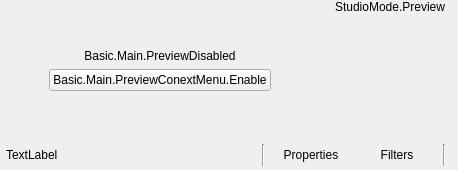
  <widget class="QWidget" name="centralwidget">
   <layout class="QVBoxLayout" name="verticalLayout">
    <property name="spacing">
     <number>0</number>
    </property>
    <property name="leftMargin">
     <number>0</number>
    </property>
    <property name="topMargin">
     <number>0</number>
    </property>
    <property name="rightMargin">
     <number>0</number>
    </property>
    <property name="bottomMargin">
     <number>0</number>
    </property>
    <item>
     <layout class="QHBoxLayout" name="horizontalLayout_2">
      <item>
       <layout class="QHBoxLayout" name="previewLayout">
        <property name="spacing">
         <number>2</number>
        </property>
        <item>
         <widget class="QWidget" name="previewDisabledWidget" native="true">
          <property name="sizePolicy">
           <sizepolicy hsizetype="Expanding" vsizetype="Expanding">
            <horstretch>0</horstretch>
            <verstretch>0</verstretch>
           </sizepolicy>
          </property>
          <layout class="QVBoxLayout" name="verticalLayout_7">
           <item>
            <spacer name="verticalSpacer_2">
             <property name="orientation">
              <enum>Qt::Vertical</enum>
             </property>
             <property name="sizeHint" stdset="0">
              <size>
               <width>20</width>
               <height>40</height>
              </size>
             </property>
            </spacer>
           </item>
           <item>
            <widget class="QLabel" name="label">
             <property name="sizePolicy">
              <sizepolicy hsizetype="Preferred" vsizetype="Preferred">
               <horstretch>0</horstretch>
               <verstretch>0</verstretch>
              </sizepolicy>
             </property>
             <property name="text">
              <string>Basic.Main.PreviewDisabled</string>
             </property>
             <property name="alignment">
              <set>Qt::AlignCenter</set>
             </property>
            </widget>
           </item>
           <item>
            <layout class="QHBoxLayout" name="horizontalLayout">
             <item>
              <spacer name="horizontalSpacer_2">
               <property name="orientation">
                <enum>Qt::Horizontal</enum>
               </property>
               <property name="sizeHint" stdset="0">
                <size>
                 <width>40</width>
                 <height>20</height>
                </size>
               </property>
              </spacer>
             </item>
             <item>
              <widget class="QPushButton" name="enablePreviewButton">
               <property name="text">
                <string>Basic.Main.PreviewConextMenu.Enable</string>
               </property>
              </widget>
             </item>
             <item>
              <spacer name="horizontalSpacer_3">
               <property name="orientation">
                <enum>Qt::Horizontal</enum>
               </property>
               <property name="sizeHint" stdset="0">
                <size>
                 <width>40</width>
                 <height>20</height>
                </size>
               </property>
              </spacer>
             </item>
            </layout>
           </item>
           <item>
            <spacer name="verticalSpacer_3">
             <property name="orientation">
              <enum>Qt::Vertical</enum>
             </property>
             <property name="sizeHint" stdset="0">
              <size>
               <width>20</width>
               <height>40</height>
              </size>
             </property>
            </spacer>
           </item>
          </layout>
         </widget>
        </item>
        <item>
         <layout class="QVBoxLayout" name="previewTextLayout">
          <property name="spacing">
           <number>0</number>
          </property>
          <item>
           <widget class="QLabel" name="previewLabel">
            <property name="text">
             <string>StudioMode.Preview</string>
            </property>
            <property name="alignment">
             <set>Qt::AlignBottom|Qt::AlignHCenter</set>
            </property>
           </widget>
          </item>
          <item>
           <widget class="OBSBasicPreview" name="preview" native="true">
            <property name="sizePolicy">
             <sizepolicy hsizetype="Expanding" vsizetype="Expanding">
              <horstretch>0</horstretch>
              <verstretch>0</verstretch>
             </sizepolicy>
            </property>
            <property name="minimumSize">
             <size>
              <width>32</width>
              <height>32</height>
             </size>
            </property>
            <property name="focusPolicy">
             <enum>Qt::ClickFocus</enum>
            </property>
            <property name="contextMenuPolicy">
             <enum>Qt::CustomContextMenu</enum>
            </property>
            <addaction name="actionRemoveSource"/>
           </widget>
          </item>
         </layout>
        </item>
       </layout>
      </item>
     </layout>
    </item>
    <item>
     <widget class="QWidget" name="contextContainer" native="true">
      <property name="sizePolicy">
       <sizepolicy hsizetype="Preferred" vsizetype="Preferred">
        <horstretch>0</horstretch>
        <verstretch>0</verstretch>
       </sizepolicy>
      </property>
      <property name="minimumSize">
       <size>
        <width>0</width>
        <height>30</height>
       </size>
      </property>
      <property name="maximumSize">
       <size>
        <width>16777215</width>
        <height>30</height>
       </size>
      </property>
      <layout class="QHBoxLayout" name="horizontalLayout9">
       <property name="spacing">
        <number>6</number>
       </property>
       <property name="sizeConstraint">
        <enum>QLayout::SetDefaultConstraint</enum>
       </property>
       <property name="leftMargin">
        <number>6</number>
       </property>
       <property name="topMargin">
        <number>4</number>
       </property>
       <property name="rightMargin">
        <number>6</number>
       </property>
       <property name="bottomMargin">
        <number>4</number>
       </property>
       <item>
        <widget class="QWidget" name="contextSubContainer" native="true">
         <property name="sizePolicy">
          <sizepolicy hsizetype="Preferred" vsizetype="Preferred">
           <horstretch>0</horstretch>
           <verstretch>0</verstretch>
          </sizepolicy>
         </property>
         <property name="minimumSize">
          <size>
           <width>0</width>
           <height>0</height>
          </size>
         </property>
         <layout class="QHBoxLayout" name="horizontalLayout_5">
          <property name="spacing">
           <number>6</number>
          </property>
          <property name="leftMargin">
           <number>0</number>
          </property>
          <property name="topMargin">
           <number>0</number>
          </property>
          <property name="rightMargin">
           <number>0</number>
          </property>
          <property name="bottomMargin">
           <number>0</number>
          </property>
          <item>
           <widget class="QLabel" name="contextSourceLabel">
            <property name="sizePolicy">
             <sizepolicy hsizetype="Preferred" vsizetype="Fixed">
              <horstretch>0</horstretch>
              <verstretch>0</verstretch>
             </sizepolicy>
            </property>
            <property name="minimumSize">
             <size>
              <width>250</width>
              <height>22</height>
             </size>
            </property>
            <property name="maximumSize">
             <size>
              <width>250</width>
              <height>22</height>
             </size>
            </property>
            <property name="text">
             <string>TextLabel</string>
            </property>
           </widget>
          </item>
          <item>
           <widget class="Line" name="line_3">
            <property name="orientation">
             <enum>Qt::Vertical</enum>
            </property>
           </widget>
          </item>
          <item>
           <widget class="QPushButton" name="sourcePropertiesButton">
            <property name="sizePolicy">
             <sizepolicy hsizetype="Minimum" vsizetype="Fixed">
              <horstretch>0</horstretch>
              <verstretch>0</verstretch>
             </sizepolicy>
            </property>
            <property name="minimumSize">
             <size>
              <width>0</width>
              <height>22</height>
             </size>
            </property>
            <property name="maximumSize">
             <size>
              <width>16777215</width>
              <height>22</height>
             </size>
            </property>
            <property name="toolTip">
             <string>Properties</string>
            </property>
            <property name="text">
             <string>Properties</string>
            </property>
            <property name="icon">
             <iconset resource="obs.qrc">
              <normaloff>:/settings/images/settings/general.svg</normaloff>:/settings/images/settings/general.svg</iconset>
            </property>
            <property name="flat">
             <bool>true</bool>
            </property>
            <property name="themeID2" stdset="0">
             <string notr="true">contextBarButton</string>
            </property>
           </widget>
          </item>
          <item>
           <widget class="QPushButton" name="sourceFiltersButton">
            <property name="minimumSize">
             <size>
              <width>0</width>
              <height>22</height>
             </size>
            </property>
            <property name="maximumSize">
             <size>
              <width>16777215</width>
              <height>22</height>
             </size>
            </property>
            <property name="toolTip">
             <string>Filters</string>
            </property>
            <property name="text">
             <string>Filters</string>
            </property>
            <property name="icon">
             <iconset resource="obs.qrc">
              <normaloff>:/res/images/filter.svg</normaloff>:/res/images/filter.svg</iconset>
            </property>
            <property name="flat">
             <bool>true</bool>
            </property>
            <property name="themeID2" stdset="0">
             <string notr="true">contextBarButton</string>
            </property>
           </widget>
          </item>
          <item>
           <widget class="Line" name="line">
            <property name="orientation">
             <enum>Qt::Vertical</enum>
            </property>
           </widget>
          </item>
         </layout>
        </widget>
       </item>
       <item>
        <widget class="QWidget" name="emptySpace" native="true">
         <property name="sizePolicy">
          <sizepolicy hsizetype="Expanding" vsizetype="Fixed">
           <horstretch>0</horstretch>
           <verstretch>0</verstretch>
          </sizepolicy>
         </property>
         <property name="minimumSize">
          <size>
           <width>0</width>
           <height>22</height>
          </size>
         </property>
         <property name="maximumSize">
          <size>
           <width>16777215</width>
           <height>22</height>
          </size>
         </property>
         <layout class="QHBoxLayout" name="horizontalLayout_6">
          <property name="spacing">
           <number>0</number>
          </property>
          <property name="leftMargin">
           <number>0</number>
          </property>
          <property name="topMargin">
           <number>0</number>
          </property>
          <property name="rightMargin">
           <number>0</number>
          </property>
          <property name="bottomMargin">
           <number>0</number>
          </property>
         </layout>
        </widget>
       </item>
      </layout>
     </widget>
    </item>
   </layout>
  </widget>
